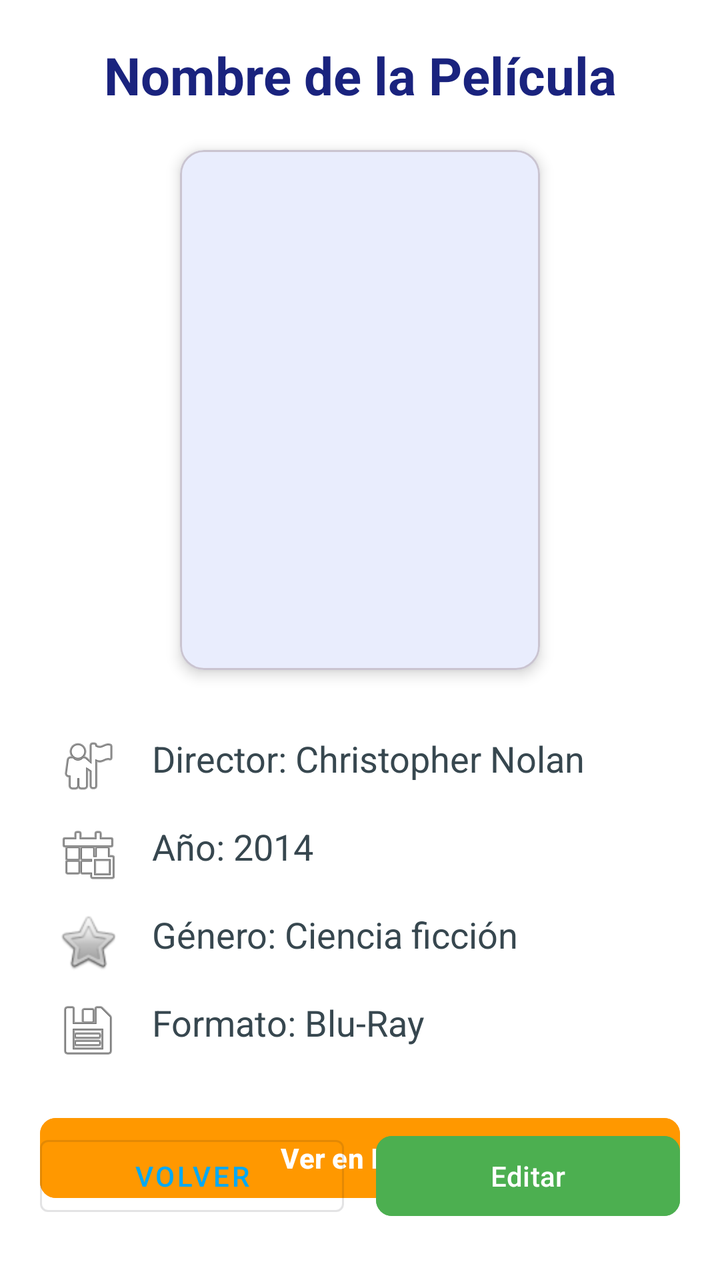
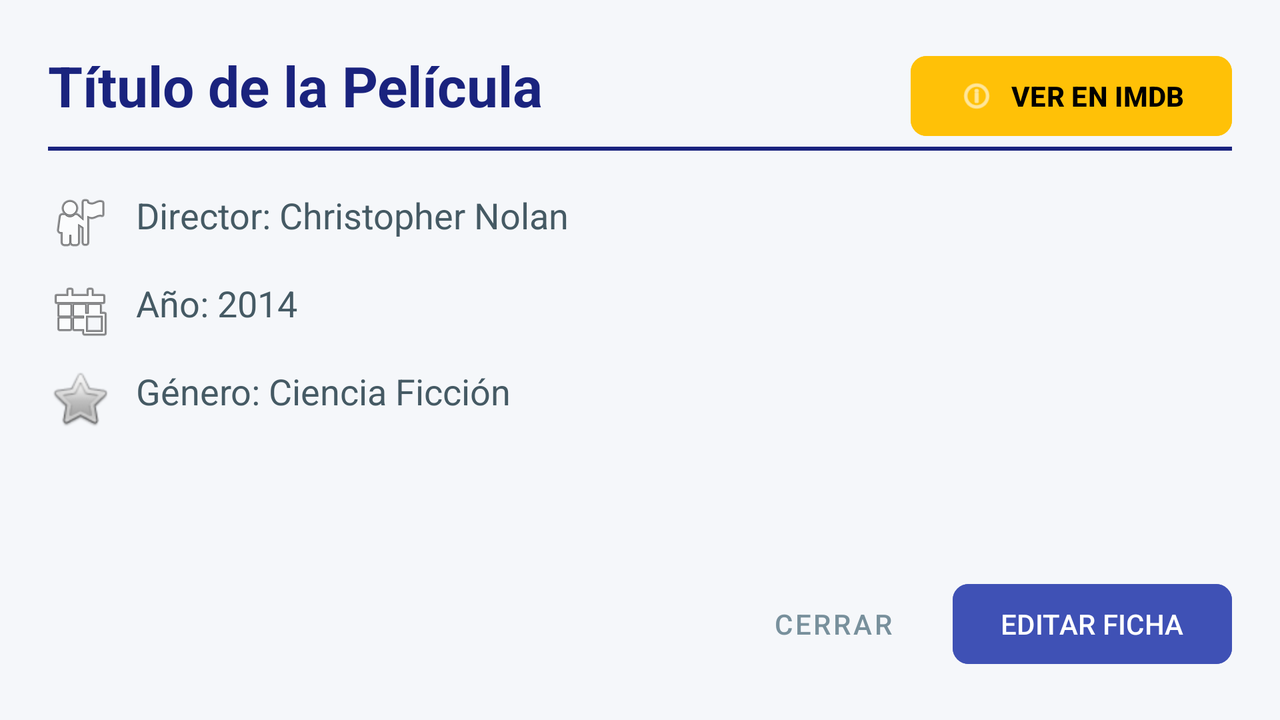

First picture: res/layout/ on a phone held upright. Second picture: the repository's own variant of that layout, on a device whose configuration matches the variant's folder. Source for both follows.
<!-- AndroidManifest.xml: application theme Theme.Filmoteca -->
<!-- res/layout/activity_film_data.xml -->
<?xml version="1.0" encoding="utf-8"?>
<androidx.constraintlayout.widget.ConstraintLayout
    xmlns:android="http://schemas.android.com/apk/res/android"
    xmlns:app="http://schemas.android.com/apk/res-auto"
    android:layout_width="match_parent"
    android:layout_height="match_parent"
    android:background="#FFFFFF"
    android:padding="20dp">

    <TextView
        android:id="@+id/tvNombrePelicula"
        android:layout_width="match_parent"
        android:layout_height="wrap_content"
        android:text="Nombre de la Película"
        android:textColor="#1A237E"
        android:textSize="26sp"
        android:textStyle="bold"
        android:gravity="center_horizontal"
        app:layout_constraintTop_toTopOf="parent" />

    <com.google.android.material.card.MaterialCardView
        android:id="@+id/cardImagen"
        android:layout_width="180dp"
        android:layout_height="260dp"
        android:layout_marginTop="20dp"
        app:cardCornerRadius="12dp"
        app:cardElevation="4dp"
        app:layout_constraintStart_toStartOf="parent"
        app:layout_constraintEnd_toEndOf="parent"
        app:layout_constraintTop_toBottomOf="@id/tvNombrePelicula">

        <ImageView
            android:id="@+id/imgCartel"
            android:layout_width="match_parent"
            android:layout_height="match_parent"
            android:scaleType="centerCrop"
            android:src="@drawable/mi_foto" />
    </com.google.android.material.card.MaterialCardView>

    <LinearLayout
        android:id="@+id/layoutDatos"
        android:layout_width="match_parent"
        android:layout_height="wrap_content"
        android:orientation="vertical"
        android:layout_marginTop="24dp"
        android:padding="8dp"
        app:layout_constraintTop_toBottomOf="@id/cardImagen">

        <TextView
            android:id="@+id/tvDirector"
            android:layout_width="match_parent"
            android:layout_height="wrap_content"
            android:text="Director: Christopher Nolan"
            android:textSize="18sp"
            android:textColor="#37474F"
            android:drawableStart="@android:drawable/ic_menu_myplaces"
            android:drawablePadding="16dp"/>

        <TextView
            android:id="@+id/tvAnyo"
            android:layout_width="match_parent"
            android:layout_height="wrap_content"
            android:layout_marginTop="12dp"
            android:text="Año: 2014"
            android:textSize="18sp"
            android:textColor="#37474F"
            android:drawableStart="@android:drawable/ic_menu_today"
            android:drawablePadding="16dp"/>

        <TextView
            android:id="@+id/tvGenero"
            android:layout_width="match_parent"
            android:layout_height="wrap_content"
            android:layout_marginTop="12dp"
            android:text="Género: Ciencia ficción"
            android:textSize="18sp"
            android:textColor="#37474F"
            android:drawableStart="@android:drawable/btn_star"
            android:drawablePadding="16dp"/>

        <TextView
            android:id="@+id/tvFormato"
            android:layout_width="match_parent"
            android:layout_height="wrap_content"
            android:layout_marginTop="12dp"
            android:text="Formato: Blu-Ray"
            android:textSize="18sp"
            android:textColor="#37474F"
            android:drawableStart="@android:drawable/ic_menu_save"
            android:drawablePadding="16dp"/>
    </LinearLayout>

    <Button
        android:id="@+id/btnVerImdb"
        android:layout_width="match_parent"
        android:layout_height="wrap_content"
        android:layout_marginTop="16dp"
        android:backgroundTint="#FF9800"
        android:text="Ver en IMDB"
        android:textColor="#FFFFFF"
        android:textStyle="bold"
        app:cornerRadius="8dp"
        app:layout_constraintTop_toBottomOf="@id/layoutDatos" />

    <LinearLayout
        android:layout_width="match_parent"
        android:layout_height="wrap_content"
        android:layout_marginBottom="8dp"
        android:orientation="horizontal"
        app:layout_constraintBottom_toBottomOf="parent">

        <Button
            android:id="@+id/btnVolverPrincipal"
            style="@style/Widget.MaterialComponents.Button.OutlinedButton"
            android:layout_width="0dp"
            android:layout_height="wrap_content"
            android:layout_weight="1"
            android:text="Volver"
            android:textColor="#03A9F4" />

        <Space
            android:layout_width="16dp"
            android:layout_height="wrap_content" />

        <Button
            android:id="@+id/btnEditarPelicula"
            android:layout_width="0dp"
            android:layout_height="wrap_content"
            android:layout_weight="1"
            android:backgroundTint="#4CAF50"
            android:text="Editar"
            app:cornerRadius="8dp" />
    </LinearLayout>

</androidx.constraintlayout.widget.ConstraintLayout>
<!-- resources referenced by this layout -->
<resources>
  <style name="Theme.Filmoteca" parent="Base.Theme.Filmoteca" />
  <style name="Base.Theme.Filmoteca" parent="Theme.Material3.DayNight.NoActionBar">
          <item name="colorPrimary">@color/blueAppBar</item>
          <item name="colorPrimaryDark">#1976D2</item>
          <item name="colorAccent">@color/white</item>
  
          <item name="titleTextColor">@color/white</item>
          <item name="drawerArrowStyle">@style/DrawerArrowStyle</item>
      </style>
  <color name="blueAppBar">#2196F3</color>
  <color name="white">#FFFFFFFF</color>
  <style name="DrawerArrowStyle" parent="Widget.AppCompat.DrawerArrowToggle">
          <item name="spinBars">true</item>
          <item name="color">@color/white</item>
      </style>
</resources>
<!-- res/layout-land/activity_film_data.xml (the repository's variant of the layout above) -->
<!-- drawn on the phone turned sideways -->
<?xml version="1.0" encoding="utf-8"?>
<androidx.constraintlayout.widget.ConstraintLayout
    xmlns:android="http://schemas.android.com/apk/res/android"
    xmlns:app="http://schemas.android.com/apk/res-auto"
    android:layout_width="match_parent"
    android:layout_height="match_parent"
    android:background="#F5F7FA"
    android:padding="24dp">

    <TextView
        android:id="@+id/tvNombrePelicula"
        android:layout_width="0dp"
        android:layout_height="wrap_content"
        android:text="Título de la Película"
        android:textColor="#1A237E"
        android:textSize="28sp"
        android:textStyle="bold"
        app:layout_constraintEnd_toStartOf="@+id/btnVerImdb"
        app:layout_constraintStart_toStartOf="parent"
        app:layout_constraintTop_toTopOf="parent" />

    <Button
        android:id="@+id/btnVerImdb"
        android:layout_width="wrap_content"
        android:layout_height="wrap_content"
        android:backgroundTint="#FFC107"
        android:text="VER EN IMDB"
        android:textColor="#000000"
        android:textStyle="bold"
        app:cornerRadius="8dp"
        app:layout_constraintEnd_toEndOf="parent"
        app:layout_constraintTop_toTopOf="parent"
        app:icon="@android:drawable/ic_menu_info_details"/>

    <View
        android:id="@+id/divider"
        android:layout_width="match_parent"
        android:layout_height="2dp"
        android:layout_marginTop="12dp"
        android:background="#1A237E"
        app:layout_constraintTop_toBottomOf="@id/tvNombrePelicula" />

    <LinearLayout
        android:id="@+id/containerDatos"
        android:layout_width="match_parent"
        android:layout_height="wrap_content"
        android:layout_marginTop="20dp"
        android:orientation="vertical"
        app:layout_constraintTop_toBottomOf="@id/divider">

        <TextView
            android:id="@+id/tvDirector"
            android:layout_width="match_parent"
            android:layout_height="wrap_content"
            android:text="Director: Christopher Nolan"
            android:textSize="18sp"
            android:textColor="#455A64"
            android:drawableStart="@android:drawable/ic_menu_myplaces"
            android:drawablePadding="12dp"/>

        <TextView
            android:id="@+id/tvAnyo"
            android:layout_width="match_parent"
            android:layout_height="wrap_content"
            android:layout_marginTop="12dp"
            android:text="Año: 2014"
            android:textSize="18sp"
            android:textColor="#455A64"
            android:drawableStart="@android:drawable/ic_menu_today"
            android:drawablePadding="12dp"/>

        <TextView
            android:id="@+id/tvGenero"
            android:layout_width="match_parent"
            android:layout_height="wrap_content"
            android:layout_marginTop="12dp"
            android:text="Género: Ciencia Ficción"
            android:textSize="18sp"
            android:textColor="#455A64"
            android:drawableStart="@android:drawable/btn_star"
            android:drawablePadding="12dp"/>
    </LinearLayout>

    <LinearLayout
        android:layout_width="wrap_content"
        android:layout_height="wrap_content"
        android:orientation="horizontal"
        app:layout_constraintBottom_toBottomOf="parent"
        app:layout_constraintEnd_toEndOf="parent">

        <Button
            android:id="@+id/btnVolverPrincipal"
            style="@style/Widget.MaterialComponents.Button.TextButton"
            android:layout_width="wrap_content"
            android:layout_height="wrap_content"
            android:text="CERRAR"
            android:textColor="#78909C" />

        <Space
            android:layout_width="16dp"
            android:layout_height="wrap_content" />

        <Button
            android:id="@+id/btnEditarPelicula"
            android:layout_width="wrap_content"
            android:layout_height="wrap_content"
            android:backgroundTint="#3F51B5"
            android:text="EDITAR FICHA"
            app:cornerRadius="8dp" />
    </LinearLayout>

</androidx.constraintlayout.widget.ConstraintLayout>
